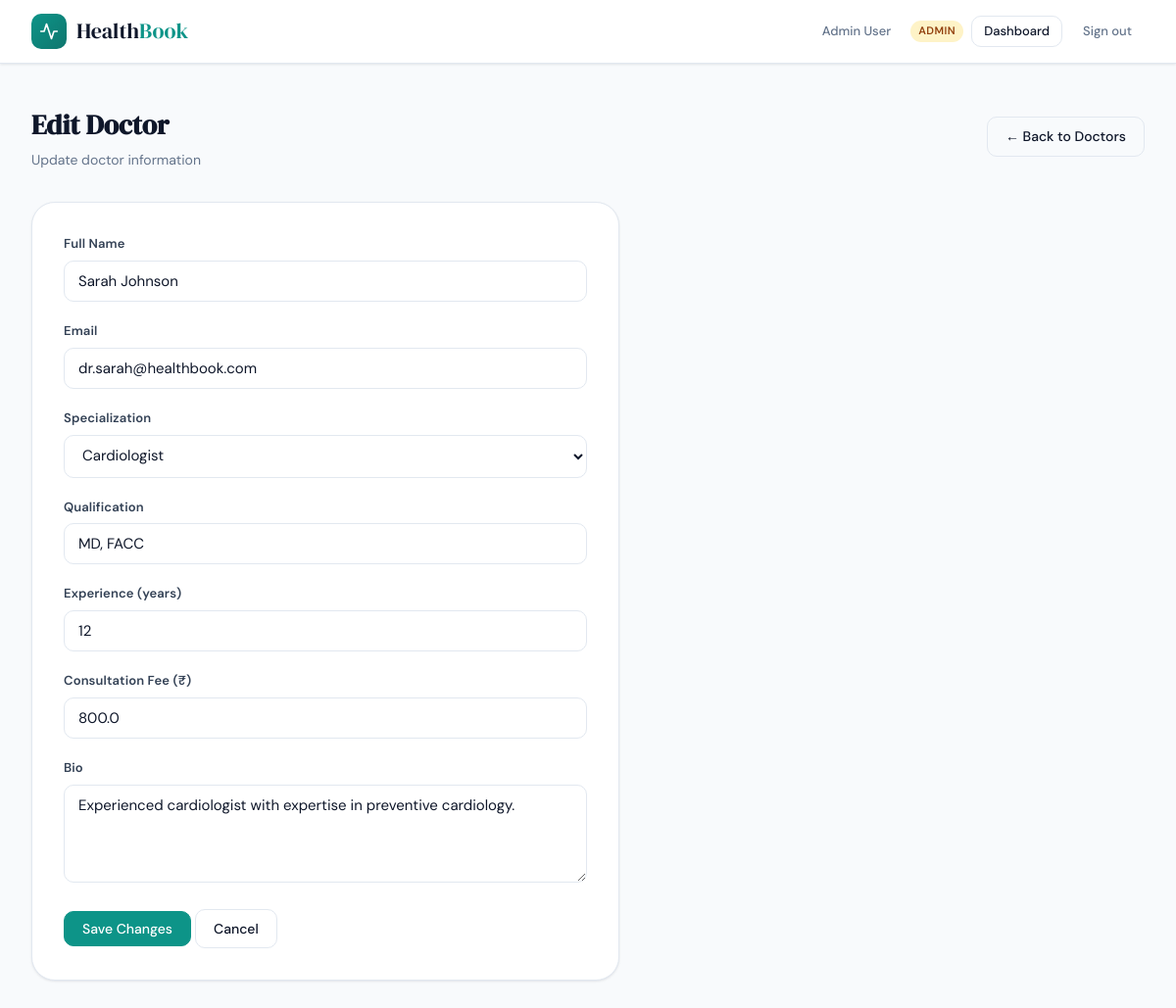
Page /admin/doctors/1/edit (signed in) on the committed database.
### run.py (models this page shows, shortened)
class User(db.Model):
    __tablename__ = 'users'
    id = db.Column(db.Integer, primary_key=True)
    name = db.Column(db.String(80), nullable=False)
    email = db.Column(db.String(120), unique=True, nullable=False)
    password_hash = db.Column(db.String(200), nullable=False)
    role = db.Column(db.String(20), default='patient')
    phone = db.Column(db.String(20))
    created_at = db.Column(db.DateTime, default=datetime.utcnow)
    @property
    def is_authenticated(self):
        return True

class Doctor(db.Model):
    __tablename__ = 'doctors'
    id = db.Column(db.Integer, primary_key=True)
    user_id = db.Column(db.Integer, db.ForeignKey('users.id'), unique=True)
    specialization_id = db.Column(db.Integer, db.ForeignKey('specializations.id'))
    qualification = db.Column(db.String(200))
    experience_years = db.Column(db.Integer, default=0)
    consultation_fee = db.Column(db.Float, default=500)
    bio = db.Column(db.Text)
    is_available = db.Column(db.Boolean, default=True)
    user = db.relationship('User', backref='doctor_profile')
    specialization = db.relationship('Specialization', backref='doctors')

class Specialization(db.Model):
    __tablename__ = 'specializations'
    id = db.Column(db.Integer, primary_key=True)
    name = db.Column(db.String(100), unique=True, nullable=False)

### run.py (the view, shortened to what this page needs)
@app.route('/admin/doctors/<int:doctor_id>/edit', methods=['GET', 'POST'])
@login_required
def edit_doctor(doctor_id):
    if current_user.role != 'admin':
        flash('Access denied', 'danger')
        return redirect(url_for('index'))
    doctor = Doctor.query.get_or_404(doctor_id)
    specializations = Specialization.query.all()
    return render_template('edit_doctor.html', doctor=doctor, specializations=specializations)

### run.py (called while the page is built)
@login_manager.user_loader
def load_user(user_id):
    return User.query.get(int(user_id))

### templates/edit_doctor.html (shortened to what this page needs)
{% extends "base.html" %}
{% block content %}
<div class="page">
  <div class="page-head">
    <div>
      <h1 class="page-title">Edit Doctor</h1>
      <p class="page-subtitle">Update doctor information</p>
    </div>
    <a href="/admin/doctors" class="btn btn-outline">← Back to Doctors</a>
  </div>
  <div style="max-width: 600px;">
    <div class="card">
      <div class="card-body">
        <form method="POST">
          <div class="form-group">
            <label class="form-label">Full Name</label>
            <input type="text" name="name" class="form-control" value="{{ doctor.user.name }}" required>
          </div>
          <div class="form-group">
            <label class="form-label">Email</label>
            <input type="email" name="email" class="form-control" value="{{ doctor.user.email }}" required>
          </div>
          <div class="form-group">
            <label class="form-label">Specialization</label>
            <select name="specialization_id" class="form-control">
              {% for spec in specializations %}
              <option value="{{ spec.id }}" {% if doctor.specialization_id == spec.id %}selected{% endif %}>{{ spec.name }}</option>
              {% endfor %}
            </select>
          </div>
          <div class="form-group">
            <label class="form-label">Qualification</label>
            <input type="text" name="qualification" class="form-control" value="{{ doctor.qualification or '' }}">
          </div>
          <div class="form-group">
            <label class="form-label">Experience (years)</label>
            <input type="number" name="experience" class="form-control" value="{{ doctor.experience_years }}">
          </div>
          <div class="form-group">
            <label class="form-label">Consultation Fee (₹)</label>
            <input type="number" name="fee" class="form-control" value="{{ doctor.consultation_fee }}" step="100">
          </div>
          <div class="form-group">
            <label class="form-label">Bio</label>
            <textarea name="bio" class="form-control" rows="3">{{ doctor.bio or '' }}</textarea>
          </div>
          <button type="submit" class="btn btn-primary">Save Changes</button>
          <a href="/admin/doctors" class="btn btn-outline">Cancel</a>
        </form>
      </div>
    </div>
  </div>
</div>
{% endblock %}

### templates/base.html (shortened to what this page needs)
<!DOCTYPE html>
<html lang="en">
<head>
</head>
<body>
<nav>
  <div class="nav-inner">
    <a class="nav-brand" href="/">
      <div class="nav-brand-icon">
        <svg viewBox="0 0 24 24" fill="none" stroke="white" stroke-width="2" stroke-linecap="round" stroke-linejoin="round">
          <path d="M22 12h-4l-3 9L9 3l-3 9H2"/>
        </svg>
      </div>
      <span class="nav-brand-name">Health<span>Book</span></span>
    </a>
    <div class="nav-links">
      {% if current_user.is_authenticated %}
        <span class="nav-user">{{ current_user.name }}</span>
        <span class="nav-badge {{ current_user.role }}">{{ current_user.role }}</span>
        {% if current_user.role == 'admin' %}
          <a class="btn btn-outline btn-sm" href="/admin/dashboard">Dashboard</a>
        {% else %}
          <a class="btn btn-outline btn-sm" href="/appointments">My Appointments</a>
        {% endif %}
        <a class="btn btn-ghost btn-sm" href="/logout">Sign out</a>
      {% else %}
        <a class="btn btn-ghost btn-sm" href="/login">Sign in</a>
        <a class="btn btn-primary btn-sm" href="/register">Get started</a>
      {% endif %}
    </div>
  </div>
</nav>
{% block content %}{% endblock %}
</body>
</html>

### templates/base.html (style rules this page uses)
*, *::before, *::after { box-sizing: border-box; margin: 0; padding: 0; }
:root { --teal: #0d9488; --teal-dark: #0f766e; --teal-light: #ccfbf1; --teal-mid: #99f6e4; --navy: #0f172a; --navy-mid: #1e293b; --slate: #334155; --muted: #64748b; --soft: #94a3b8; --border: #e2e8f0; --bg: #f8fafc; --white: #ffffff; --success: #059669; --warning: #d97706; --danger: #dc2626; --info: #0284c7; --radius-sm: 6px; --radius-md: 10px; --radius-lg: 16px; --radius-xl: 24px; --shadow-sm: 0 1px 3px rgba(15,23,42,0.06), 0 1px 2px rgba(15,23,42,0.04); --shadow-md: 0 4px 16px rgba(15,23,42,0.08), 0 2px 6px rgba(15,23,42,0.05); --shadow-lg: 0 12px 40px rgba(15,23,42,0.12), 0 4px 12px rgba(15,23,42,0.06); }
body { font-family: 'DM Sans', sans-serif; background: var(--bg); color: var(--navy); min-height: 100vh; font-size: 15px; line-height: 1.6; }
nav { background: var(--white); border-bottom: 1px solid var(--border); position: sticky; top: 0; z-index: 100; box-shadow: var(--shadow-sm); }
.nav-inner { max-width: 1200px; margin: 0 auto; padding: 0 2rem; height: 64px; display: flex; align-items: center; justify-content: space-between; }
.nav-brand { display: flex; align-items: center; gap: 10px; text-decoration: none; color: var(--navy); }
.nav-brand-icon { width: 36px; height: 36px; background: linear-gradient(135deg, var(--teal), var(--teal-dark)); border-radius: var(--radius-md); display: flex; align-items: center; justify-content: center; }
.nav-brand-icon svg { width: 20px; height: 20px; }
.nav-brand-name { font-family: 'DM Serif Display', serif; font-size: 22px; color: var(--navy); }
.nav-brand-name span { color: var(--teal); }
.nav-links { display: flex; align-items: center; gap: 8px; }
.nav-user { font-size: 13px; font-weight: 500; color: var(--muted); padding: 0 12px; }
.nav-badge { font-size: 11px; font-weight: 600; padding: 2px 8px; border-radius: 20px; text-transform: uppercase; letter-spacing: 0.04em; }
.nav-badge.admin { background: #fef3c7; color: #92400e; }
.btn { display: inline-flex; align-items: center; gap: 6px; font-family: 'DM Sans', sans-serif; font-size: 14px; font-weight: 500; padding: 8px 18px; border-radius: var(--radius-md); border: 1.5px solid transparent; cursor: pointer; text-decoration: none; transition: all 0.15s ease; white-space: nowrap; }
.btn-primary { background: var(--teal); color: white; border-color: var(--teal); }
.btn-outline { background: transparent; color: var(--navy); border-color: var(--border); }
.btn-ghost { background: transparent; color: var(--muted); border-color: transparent; }
.btn-sm { font-size: 13px; padding: 5px 12px; }
.page { max-width: 1200px; margin: 0 auto; padding: 2.5rem 2rem; }
.card { background: var(--white); border: 1px solid var(--border); border-radius: var(--radius-xl); box-shadow: var(--shadow-sm); }
.card-body { padding: 2rem; }
.form-group { margin-bottom: 1.25rem; }
.form-label { display: block; font-size: 13px; font-weight: 600; color: var(--slate); margin-bottom: 6px; letter-spacing: 0.01em; }
.form-control { width: 100%; padding: 10px 14px; font-size: 15px; font-family: 'DM Sans', sans-serif; color: var(--navy); background: var(--white); border: 1.5px solid var(--border); border-radius: var(--radius-md); outline: none; transition: border-color 0.15s, box-shadow 0.15s; }
select.form-control { cursor: pointer; }
textarea.form-control { resize: vertical; min-height: 100px; }
.page-head { margin-bottom: 2rem; display: flex; align-items: center; justify-content: space-between; flex-wrap: wrap; gap: 1rem; }
.page-title { font-family: 'DM Serif Display', serif; font-size: 28px; color: var(--navy); }
.page-subtitle { font-size: 14px; color: var(--muted); margin-top: 2px; }

### rows in the picture
User: name "Admin User", role "ADMIN"
User: name "Sarah Johnson", email "dr.sarah@healthbook.com"
Doctor: specialization_id "Cardiologist", qualification "MD, FACC", experience "12", fee "800.0", bio "Experienced cardiologist with expertise in preventive cardiology."
